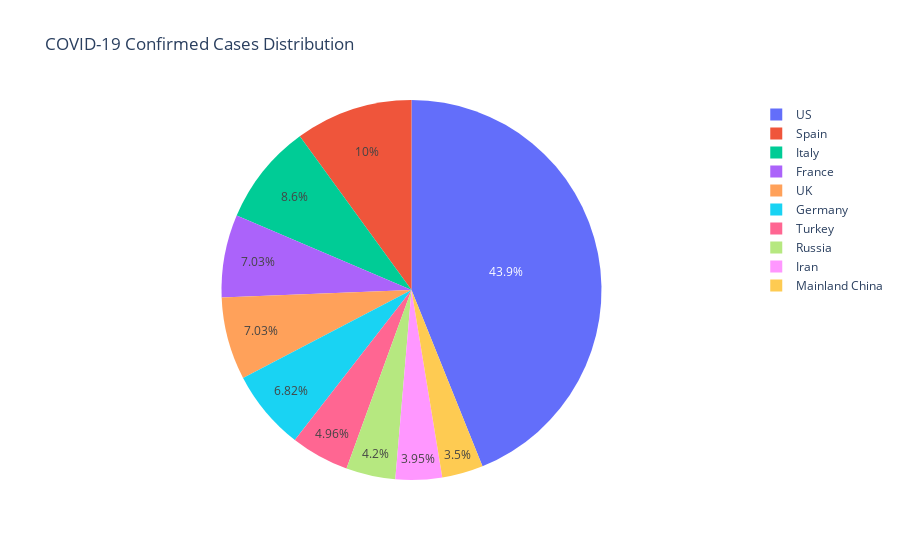

Notebook source saved alongside this figure:
### Code cell
# Interactive Pie Chart (Distribution of Cases by Region)
# Sort and select top 10 affected regions
import plotly.express as px
top_10 = top_10.sort_values(by="Confirmed", ascending=False).head(10)
fig = px.pie(top_10, values='Confirmed', names='Region', title='COVID-19 Confirmed Cases Distribution')
fig.show()

### Figure 1 — Plotly figure (JSON) as saved in the notebook; plotly's stock layout.template omitted (floating-point values rounded to 4 significant figures)
{"data": [{"domain": {"x": [0, 1], "y": [0, 1]}, "hovertemplate": "Region=%{label}<br>Confirmed=%{value}<extra></extra>", "labels": ["US", "Spain", "Italy", "France", "UK", "Germany", "Turkey", "Russia", "Iran", "Mainland China"], "legendgroup": "", "name": "", "showlegend": true, "type": "pie", "values": [1039909, 236899, 203591, 166543, 166441, 161539, 117589, 99399, 93657, 82862]}], "layout": {"legend": {"tracegroupgap": 0}, "title": {"text": "COVID-19 Confirmed Cases Distribution"}}}
